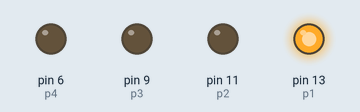
Recording of a sketch running on a simulated Arduino Uno, built with avr-gcc and run on an emulated ATmega328P. Shown: output pins drawn as LEDs (lit = HIGH).

Above: at 0.2 s.
At 1.2 s:
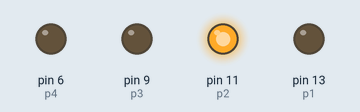
At 2.7 s:
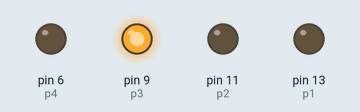
At 3.7 s:
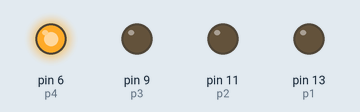
Timing chart, 0 to 4.6 s (numbered marks = the images above):
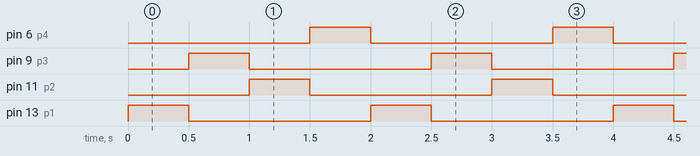

The sketch:

sketch_jul02a.ino
```cpp
int p1 = 13;
int p2 = 11;
int p3 = 9;
int p4 = 6;
void setup() {
  // put your setup code here, to run once:
  pinMode(p1, OUTPUT);
  pinMode(p2, OUTPUT);
  pinMode(p3, OUTPUT);
  pinMode(p4, OUTPUT);
}

void loop() {
  // put your main code here, to run repeatedly:
  digitalWrite(p1, HIGH);
  digitalWrite(p3, LOW);
  digitalWrite(p2, LOW);
  digitalWrite(p4, LOW);
  delay(500);
  digitalWrite(p1, LOW);
  digitalWrite(p3, HIGH);
  digitalWrite(p2, LOW);
  digitalWrite(p4, LOW);
  delay(500);
  digitalWrite(p1, LOW);
  digitalWrite(p3, LOW);
  digitalWrite(p2, HIGH);
  digitalWrite(p4, LOW);
  delay(500);
  digitalWrite(p1, LOW);
  digitalWrite(p3, LOW);
  digitalWrite(p2, LOW);
  digitalWrite(p4, HIGH);
  delay(500);

}
```

Measured:
- by itself, pin 6 (p4), pin 9 (p3), pin 11 (p2), pin 13 (p1): alternates HIGH for 0.50 s and LOW for 1.5 s
- by itself, everything shown: repeats every 2.0 s, in 4 steps
